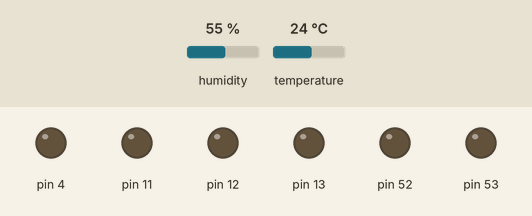
A sketch run on a simulated Arduino Mega 2560, built for the host (arithmetic inside an expression is 32-bit, double 64-bit). Shown: output pins drawn as LEDs (lit = HIGH). The test bench sets the inputs (shaded band); at power-on: humidity 55 %, temperature 24 °C. WiFi joins after 1.5 s; servers stay silent unless stated; uploads are accepted with an empty reply; what the sketch prints to the serial monitor is not drawn.

Above: at 0.1 s.
At 1.3 s:
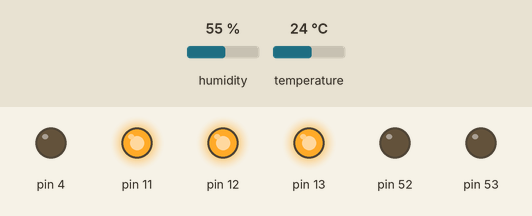
Timing chart, 0 to 2.8 s (numbered marks = the images above):
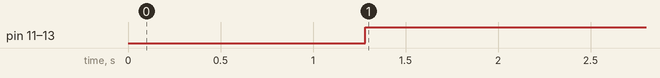

The sketch:

Controlador.ino
```cpp
#include <DHT.h>
#include <DHT_U.h>


#include <SPI.h>
#include <Ethernet.h>

#define DHTPIN A1 // pino que estamos conectado
#define DHTTYPE DHT11 // DHT 11
DHT dht(DHTPIN, DHTTYPE);


byte mac[] = { 0xDE, 0xAD, 0xBE, 0xEF, 0xFE, 0xED };
byte server[] = {192,168,1,101};

char res[100];
int i = 0;
int j =0;
int state_ar = 0;
int portao = 0;
int last_p = 0;
int vp;
int sl1 = 0;
int sl2 = 0;
int sl3 = 0;
int lampred1 = 0;
int lampgreen1 = 0;
int lampblue1 = 0;


String nome = "";
String value = "";
bool readn = false;
bool readv = false;

String back = "";
String data = "";

String url_a = "";


IPAddress ip(192,168,1,120);
EthernetClient client;

void setup() {
dht.begin();
pinMode(13,OUTPUT);//r
pinMode(12,OUTPUT);//g
pinMode(11,OUTPUT);//b

pinMode(4,OUTPUT);//m
pinMode(53,OUTPUT);
pinMode(52,OUTPUT);

Serial.begin(9600);
Ethernet.begin(mac, ip);
Serial.println("connecting...");
delay(1000);

}

void loop() {

  float h = dht.readHumidity();
  float t = dht.readTemperature();
if (isnan(t) || isnan(h))
  {
    Serial.println("Failed to read from DHT");
    h = 0; t=0;
  }
  Serial.print("T=");
  Serial.println(t);
data = "";
data += "?temp=";
data += String(t);
data += "&umid=";
data+= String(h);
url_a = "GET http://192.168.1.101/AtomBit/arduino.php";
url_a += data;

if(client.connect(server,80)){
  Serial.println("conectado");
  client.println(url_a);
  Serial.println("enviado");


  }else{Serial.println("conexão falhou");}

back = "";

 while(client.available()){
   char c = client.read();
   res[i] = c;
   back+=c;
   i++;
 //  Serial.println(c);
  }

 // Serial.println(res[0]);
 // Serial.println(res[1]);
  if(!client.connected()){
    //Serial.println("disconnecting");
    client.stop();
    }

  //
for(j=0;j<i;j++)
{
if(res[j] == '?'){ readn = true; readv = false; j++;}
if(res[j] == '='){readn = false; readv = true; j++;}
if(res[j] == '&'){readn = true; readv = false;j++;

        if(nome == "s1"){sl1 = value.toInt(); Serial.print(value); Serial.println("<");}
         if(nome == "s2"){sl2 = value.toInt();}
          if(nome == "s3"){sl3 = value.toInt(); Serial.println("not");}
         if(nome == "r1"){lampred1 = value.toInt(); }
         if(nome == "g1"){lampgreen1 = value.toInt(); }
          if(nome == "b1"){lampblue1 = value.toInt(); }
          if(nome == "sar"){state_ar = value.toInt();}
          if(nome == "p"){vp = value.toInt();}


          nome = "";
          value = "";
}


if(readn){nome += res[j];}
if(readv){value += res[j];}


  }


Serial.println(sl1);
Serial.println(sl2);
Serial.println(lampred1);
Serial.println(i);
Serial.println(back);

if(sl1 == 1){analogWrite(13,255 - lampred1); analogWrite(12,255 - lampblue1); analogWrite(11,255 - lampgreen1); }
if(sl1 == 0){digitalWrite(13,HIGH); digitalWrite(12,HIGH); digitalWrite(11,HIGH);}


if(state_ar == 1){digitalWrite(4,HIGH);}
if(state_ar == 0){digitalWrite(4,LOW);}

if(vp == 0 || vp == 1){portao = vp;}

if(portao == 1 && portao != last_p)
{
digitalWrite(53,HIGH);digitalWrite(52,LOW);
delay(300);
digitalWrite(53,LOW);
}

if(portao == 0 && portao != last_p)
{
digitalWrite(52,HIGH);digitalWrite(53,LOW);
delay(300);
digitalWrite(52,LOW);
}


last_p = portao;
  i=0;
  delay(50);

}
```

Measured:
- by itself, pin 11–13: LOW → HIGH at 1.3 s
